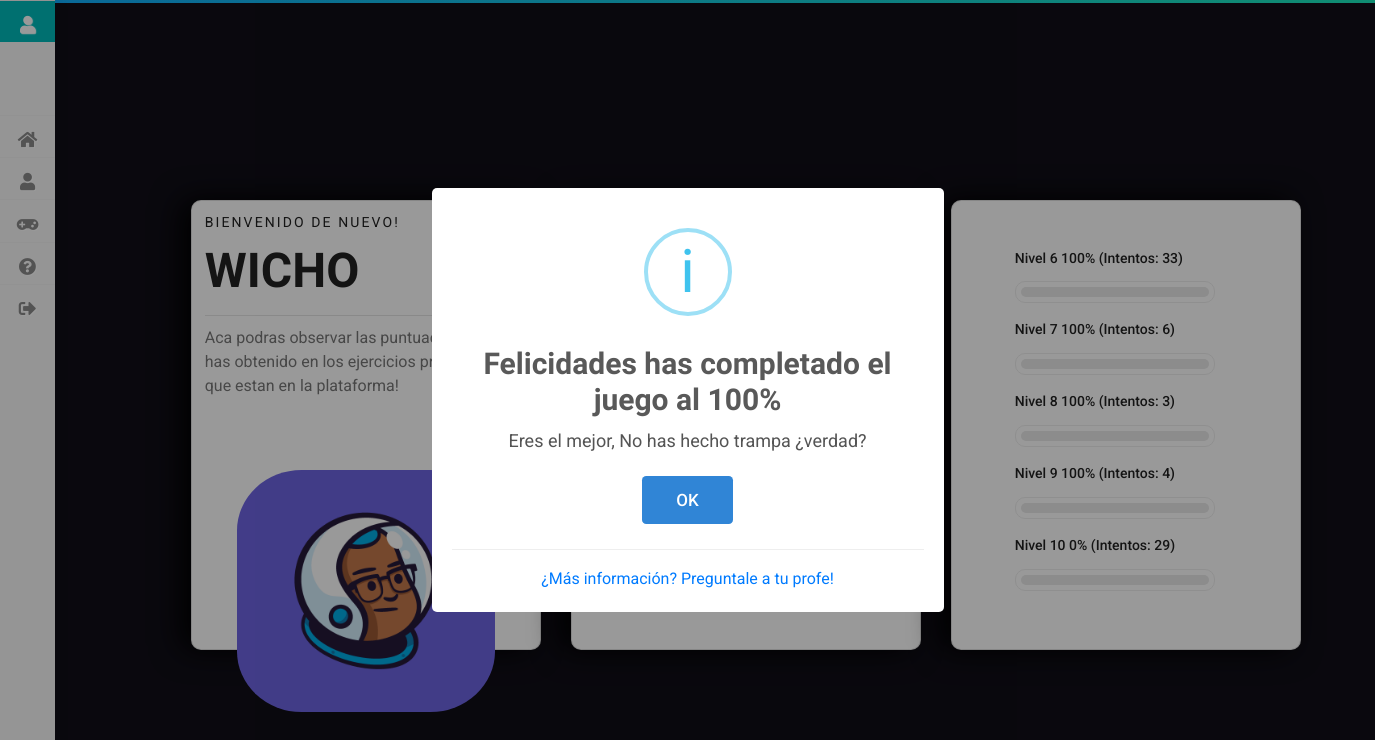
The app's page /Sistema/vistas/perfil.php (signed in) with its own data.
### tables this page shows
CREATE TABLE IF NOT EXISTS `juego` (
  `idJuego` int(11) NOT NULL AUTO_INCREMENT,
  `nombre` varchar(45) DEFAULT NULL,
  `ejercicios` int(11) NOT NULL,
  PRIMARY KEY (`idJuego`),
  UNIQUE KEY `idJuego_UNIQUE` (`idJuego`)
);

CREATE TABLE IF NOT EXISTS `juego_x_usuario` (
  `id` int(11) NOT NULL AUTO_INCREMENT,
  `id_usuario` int(11) NOT NULL,
  `id_juego` int(11) NOT NULL,
  `intentos` int(11) NOT NULL,
  `fallos` int(11) NOT NULL,
  `aciertos` int(11) NOT NULL,
  `finalizado` varchar(2) NOT NULL,
  `acceso` varchar(64) NOT NULL,
  PRIMARY KEY (`id`),
  KEY `id_usuario` (`id_usuario`),
  KEY `id_juego` (`id_juego`)
);

### Sistema/includes/user_session.php (called while the page is built, shortened)
<?php
class UserSession{
    public function getCurrentUser(){
        return $_SESSION['user'];
    }
}
?>

### Sistema/includes/db.php (called while the page is built)
<?php
class DB{
    private $host;
    private $db;
    private $user;
    private $password;
    private $charset;
    public function __construct(){
        $this->host     = 'localhost';
        $this->db       = 'sistema_juego';
        $this->user     = 'root';
        $this->password = "";
        $this->charset  = 'utf8mb4';
    }
    function connect(){
        try{
            $connection = "mysql:host=" . $this->host . ";dbname=" . $this->db . ";charset=" . $this->charset;
            $options = [
                PDO::ATTR_ERRMODE            => PDO::ERRMODE_EXCEPTION,
                PDO::ATTR_EMULATE_PREPARES   => false,
            ];
            $pdo = new PDO($connection, $this->user, $this->password, $options);
            return $pdo;
        }catch(PDOException $e){
            print_r('Error connection: ' . $e->getMessage());
        }
    }
}
?>

### Sistema/modelos/niveles.php (called while the page is built, shortened)
<?php
class Niveles extends DB{
    public function getNiveles($usuario){
     if ($this->connect())
 {
      $sql = "SELECT juego_x_usuario.*, juego.*,usuario.trofeo FROM juego_x_usuario INNER JOIN juego on juego_x_usuario.id_juego = juego.idJuego INNER JOIN usuario on juego_x_usuario.id_usuario = usuario.id_usuario where juego_x_usuario.id_usuario = (Select id_usuario from usuario where usuario = '$usuario')";
      $stmt = $this->connect()->prepare($sql);
      $stmt->execute();
     return $res = $stmt->fetchAll();
        } else {
            echo "Hubo un problema con la conexión";
        }
    }
}
?>

### Sistema/vistas/perfil.php (the view, shortened to what this page needs)
<!DOCTYPE html>
<html class="menu">
<html>
<head>
    <link rel="stylesheet" href="../rsc/css/Bootstrap.min.css" />
    <link href="../rsc/css/all.css" rel="stylesheet" />
    <link rel="stylesheet" type="text/css" href="../rsc/css/tema_principal.css">
    <link rel="stylesheet" type="text/css" href="../rsc/css/style.css">
    <link rel="stylesheet" type="text/css" href="../rsc/fontawesome/css/all.css" rel="stylesheet">
    <link rel="stylesheet" href="../rsc/css/style_profile.css">
    <link rel="stylesheet" href="../rsc/css/responsive_profile.css">
</head>
<body style="background-image: -webkit-linear-gradient(0deg, #766dff 0%, #88f3ff 100%);    height: 100vh;
">
    <?php
  include_once(MODELOS . "niveles.php");
  $niveles = new Niveles();
  $userSession = new UserSession();
  $niveles_juego = $niveles->getNiveles($userSession->getCurrentUser());
  include("assets/menu_lateral.php");
  ?>
    <div class="cuerpo">
        <div class="row" style="position: absolute;
    top: 25%;
    left: 15%;
    width:100%">
            <div class="col-xs-1-12">
                <div class="card" style="background:white">
                    <div class="card-body">
                        <div class="">
                            <div class="personal_text">
                                <h6>Bienvenido de nuevo!</h6>
                                <h3><?= $userSession->getCurrentUser(); ?></h3>
                                <hr>
                                <p>Aca podras observar las puntuaciones que has obtenido en los ejercicios
                                    propuestos que estan en la plataforma!<p>
                                        <div style="padding:10%">
                                            <img src="../rsc/img/usericons.gif" alt="" style="border-radius:25%">
                                        </div>
                            </div>
                        </div>
                    </div>
                </div>
            </div>
            <?php
            $html1=' <div class="col-xs-1-12 ml-5" style="" >
            <div class="card " style="background:white">
                <div class="card-body">
                    <div class="" style="padding-top:5%;padding-left:50px;width:250px">
                        <div class="tools_expert">
                            <div class="skill_main">';
             $html2=' <div class="col-xs-1-12 ml-5" style="width:25%;" >
                            <div class="card " style="background:white">
                                <div class="card-body">
                                    <div class="" style="padding-top:5%;padding-left:50px;width:250px">
                                        <div class="tools_expert">
                                            <div class="skill_main">';
                                            $i=0;
            foreach ($niveles_juego as $nivel) {
                $barra_porcentaje = (((($niveles_juego[$i]['aciertos']) * 100) / $niveles_juego[$i]['ejercicios']) * 100) / 100;
                if($i<5){
                $html1.='
                                    <div class="skill_item">
                                        <h4>'.$niveles_juego[$i]['nombre'].' <span class="counter">'.round($barra_porcentaje,2).'% (Intentos: '.$niveles_juego[$i]['intentos'].')</span></h4>
                                        <div class="progress_br">
                                            <div class="progress">
                                                <div class="progress-bar" role="progressbar" aria-valuenow="'.$barra_porcentaje.'"
                                                    aria-valuemin="0" aria-valuemax="100">
                                                </div>
                                            </div>
                                        </div>
                                    </div>
                ';
                }
                else{
                    $html2.= '
                                        <div class="skill_item">
                                            <h4>'.$niveles_juego[$i]['nombre'].' <span class="counter">'.round($barra_porcentaje,2).'% (Intentos: '.round($niveles_juego[$i]['intentos'],2).')</span></h4>
                                            <div class="progress_br">
                                                <div class="progress">
                                                    <div class="progress-bar" role="progressbar" aria-valuenow="'.$barra_porcentaje.'"
                                                        aria-valuemin="0" aria-valuemax="100">
                                                    </div>
                                                </div>
                                            </div>
                                        </div>
                    ';
                }
                $i++;
            }
            $html1.='
            </div>
        </div>
    </div>
</div>
</div>
</div>  ';$html2.='
</div>
</div>
</div>
</div>
</div>
</div>  ';
echo $html1;
echo $html2;
            ?>
        </div>
    </div>
</body>
</html>

### Sistema/vistas/assets/menu_lateral.php (shortened to what this page needs)
<nav class="main-menu">
    <div>
        <ul>
            <li>
                <a href="" class="link_header">
                    <i class="fa fa-user fa-lg"></i>
                </a>
            </li>
        </ul>
    </div>
    <div class="settings"></div>
    <div class="scrollbar" id="style-1">
        <ul>
            <li>
                <a href="home.php">
                    <i class="fa fa-home fa-lg"></i>
                </a>
            </li>
            <li>
                <a href="perfil.php">
                    <i class="fa fa-user fa-lg"></i>
                </a>
            </li>
            <li>
                <a href="puntajes.php">
                <i class="fa fa-gamepad fa-lg"></i>
                </a>
            </li>
        </ul>
        <li>
            <a href="ayuda.php">
                <i class="fa fa-question-circle fa-lg"></i>
            </a>
        </li>
        <ul class="logout">
            <li>
                <a href="assets/logout.php">
                <i class="fa fa-sign-out-alt fa-lg"></i>
                </a>
            </li>
        </ul>
</nav>

### Sistema/rsc/css/tema_principal.css (style rules this page uses)
body { margin: 0px; padding: 0px; font-family: "Open Sans", arial; background: url('https://static.tumblr.com/94eb957a00fd03c0c2f7d26decd71578/u1rhacw/osAmyyh1q/tumblr_static_tumblr_static_gaussian_blur_gradient_desktop_1680x943_wallpaper-393751.jpg'); color: #fff; font-weight: 300; background-repeat: no-repeat; background-size: 100%; }
.settings { height: 73px; float: left; background: url(https://s3.postimg.org/bqfooag4z/startific.jpg); background-repeat: no-repeat; width: 250px; margin: 0px; text-align: center; font-size: 20px; font-family: 'Strait', sans-serif; }
.scrollbar { height: 90%; width: 100%; overflow-y: hidden; overflow-x: hidden; }
.fa-lg { font-size: 1em; }
.fa { position: relative; display: table-cell; width: 55px; height: 36px; text-align: center; top: 12px; font-size: 20px; }
.cuerpo { margin-left: 55px; }
.main-menu { Z-INDEX: 99; background: #F7F7F7; position: absolute; top: 0; bottom: 0; height: 100%; left: 0; width: 55px; overflow: hidden; -webkit-transition: width .2s linear; transition: width .2s linear; -webkit-transform: translateZ(0) scale(1, 1); box-shadow: 1px 0 15px rgba(0, 0, 0, 0.07); opacity: 1; }
.main-menu li { position: relative; display: block; width: 250px; }
.link_header { color: #fff!important; background-color: #00bbbb; }
.main-menu li>a { position: relative; width: 255px; display: table; border-collapse: collapse; border-spacing: 0; color: #8a8a8a; font-size: 13px; text-decoration: none; -webkit-transform: translateZ(0) scale(1, 1); -webkit-transition: all .14s linear; transition: all .14s linear; font-family: 'Strait', sans-serif; border-top: 1px solid #f2f2f2; text-shadow: 1px 1px 1px #fff; }
nav { -webkit-user-select: none; -moz-user-select: none; -ms-user-select: none; -o-user-select: none; user-select: none; }
nav ul, nav li { outline: 0; margin: 0; padding: 0; text-transform: uppercase; }
@media screen and (min-width: 768px) { html { font-size: 62.5%; } }
body { font-family: -apple-system, BlinkMacSystemFont, Segoe UI, Roboto, Open Sans, Ubuntu, Fira Sans, Helvetica Neue, sans-serif; font-size: 1.6rem; color: #222; background-color: #512da8; margin: 0; -webkit-overflow-scrolling: touch; overflow-y: scroll; }
p { margin: 0; line-height: 1.5; }
p:not(:last-child) { margin-bottom: 1.5rem; }
img { display :block; max-width: 100%; }
a { text-decoration: none; }
body { background-color: #100e17; font-family: 'Open Sans', sans-serif; }
.card { display: flex; height: 450px; width: 350px; background-color: #17141d; border-radius: 10px; box-shadow: -1rem 0 3rem #000; transition: 0.4s ease-out; position: relative; left: 0px; }
* { box-sizing: border-box; }
::placeholder { color: #cbd0d5; }
html::after { content: ''; background: linear-gradient(21deg, #10abff, #1beabd); height: 3px; width: 100%; position: absolute; left: 0; top: 0; }

### Sistema/rsc/css/style_profile.css (style rules this page uses)
a { text-decoration: none; transition: all 0.3s ease-in-out; }
body { line-height: 26px; font-size: 16px; font-family: "Roboto", sans-serif; font-weight: normal; color: #777777; }
h1, h2, h3, h4, h5, h6 { font-family: "Heebo", sans-serif; font-weight: bold; }
h3 { font-size: 24px; }
h4 { font-size: 18px; }
h6 { font-size: 14px; }
.tools_expert { padding: 20px 0px 0px 0px; }
.tools_expert .skill_main .skill_item { margin-bottom: 18px; }
.tools_expert .skill_main .skill_item:last-child { margin-bottom: 0px; }
.tools_expert .skill_main .skill_item h4 { text-align: none; font-size: 14px; font-family: "Roboto", sans-serif; font-weight: 500; color: #222222; margin-bottom: 15px; }
.tools_expert .skill_main .skill_item .progress_br { border: 1px solid #eeeeee; padding: 5px; border-radius: 10px; }
.tools_expert .skill_main .skill_item .progress { height: 10px; border-radius: 10px; background: #e8e8e8; }
.personal_text h6 { font-size: 14px; font-family: "Roboto", sans-serif; text-transform: uppercase; letter-spacing: 2.1px; font-weight: normal; margin-bottom: 12px; color: #222222; }
.personal_text h3 { font-size: 48px; text-transform: uppercase; margin-bottom: 15px; color: #222222; }
.personal_text p { font-family: "Roboto", sans-serif; max-width: 540px; color: #777777; margin-bottom: 40px; }

### records on screen
juego: nombre "Nivel 6"
juego_x_usuario: aciertos.ejercicios "100", intentos "33"
juego: nombre "Nivel 7"
juego_x_usuario: aciertos.ejercicios "100", intentos "6"
juego: nombre "Nivel 8"
juego_x_usuario: aciertos.ejercicios "100", intentos "3"
juego: nombre "Nivel 9"
juego_x_usuario: aciertos.ejercicios "100", intentos "4"
juego: nombre "Nivel 10"
juego_x_usuario: aciertos "0", intentos "29"

### other values on screen
$userSession->getCurrentUser() "WICHO"
